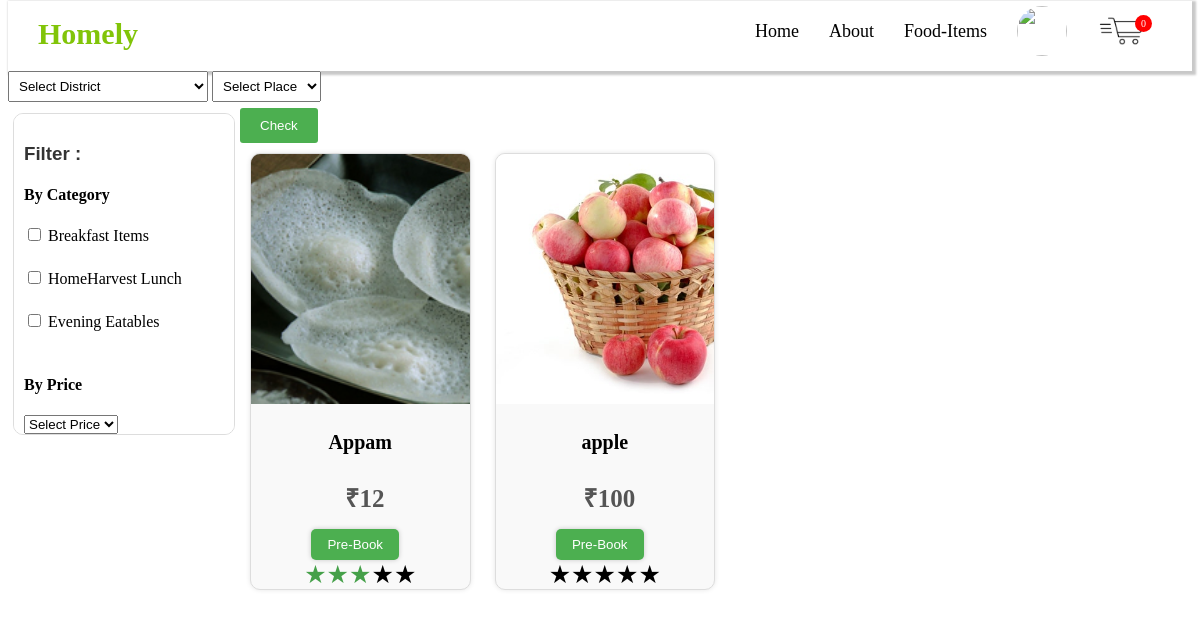
The page /user/pre_book.php (signed in) on the database its author committed.
### tables this page shows
CREATE TABLE `tbl_categories` (
  `category_id` int(11) NOT NULL,
  `category_name` varchar(255) NOT NULL
);

CREATE TABLE `tbl_products` (
  `product_id` int(11) NOT NULL,
  `product_name` varchar(255) NOT NULL,
  `price` int(11) NOT NULL,
  `category_id` int(11) NOT NULL,
  `photo_path` varchar(255) DEFAULT NULL,
  `stock` int(11) NOT NULL DEFAULT 0,
  `fk_regid` int(11) NOT NULL,
  `p_status` int(11) NOT NULL DEFAULT 1
);

### user/pre_book.php (the view, shortened to what this page needs)
<?php
require('../Connect_database.php');
$userid = $_SESSION['userid'];
if (isset($_POST['check'])) {
  $dis = $_POST['district'];
      $pl= $_POST['place'];
      $_SESSION['dis']=$dis;
      $_SESSION['pl']=$pl;
} else {
  $sql = "SELECT * FROM tbl_registration WHERE regid = $userid";
  $result = $conn->query($sql);
  if ($result->num_rows > 0) {
    $row = $result->fetch_assoc();
    $dis = $row['city'];
    $pl = $row['state'];
  }
}
?>
<!DOCTYPE html>
<html lang="en">
<head>
  <link rel="stylesheet" href="../style.css">
</head>
<body>
  <nav>
    <div class="wrapper">
      <div class="logo"><a href="#">Homely</a></div>
      <ul class="nav-links">
        <li><a href="index.php">Home</a></li>
        <li><a href="about.php">About</a></li>
        <li>
                    <a href="food-items.php" class="desktop-item">Food-Items</a>
                </li>
                <li class="user-dropdown">
                    <div class="user-photo-container">
                    <a href="user.php">
                            <img src="<?php echo $_SESSION['photo_path']; ?>" alt="" id="cart">
                        </a>
                    </div>
                </li>
        <li><a href="cart.php"><img src="../img/cart.png" alt="" id="userimg">
            <?php
            $sql = "SELECT COUNT(*) AS cart_count FROM tbl_cart where  fk_regid='$userid'";
            if ($result = $conn->query($sql)) {
              $row = $result->fetch_assoc();
            ?>
              <span id="cart-count"><sup id="count">
                  <?php echo $row['cart_count']; ?>
                </sup></span>
            <?php
            } else {
            ?>
              <span id="cart-count"><sup id="count">
                  <?php echo 0 ?>
                </sup></span>
            <?php
            }
            ?>
          </a></li>
      </ul>
    </div>
  </nav>
 <div>
 <form action="" method="post">
 <select id="districtSelect" name="district" onchange="updatePlaces1('districtSelect', 'placesSelect')" class="In1" >
        <option value="">Select District</option>
      </select> <select id="placesSelect"  name="place" class="In1">
        <option value="">Select Place</option>
      </select> </div>
<button id="check" name="check" type="submit">Check</button>
  <div class="sidebar">
    <h3>Filter :</h3>
    <form id="filterForm" method="post" action="#">
      <h4>By Category</h4>
      <?php $sql2 = "SELECT * from  `tbl_categories`";
      if ($result1 = $conn->query($sql2)) {
        if ($result1->num_rows > 0) {
          while ($row = $result1->fetch_assoc()) {
      ?>
            <label for="category<?php echo $row['category_id']; ?>">
              <input type="checkbox" id="category<?php echo $row['category_id']; ?>" name="category[]" value="<?php echo $row['category_id']; ?>">
              <?php echo $row['category_name']; ?>
            </label><br>
      <?php
          }
        }
      }
      ?>
    <h4>By Price</h4>
<select id="priceSort" name="price-sort">
  <option value="">Select Price</option>
</select>
      <br>
    </form>
  </div>
  <div class="items-container">
    <?php
    if (isset($_POST['filter'])) {
      $selectedCategories = isset($_POST['category']) ? $_POST['category'] : [];
      if (!empty($selectedCategories)) {
        $categoryIds = implode(',', $selectedCategories);
        $sql = "SELECT
                  p.product_id,
                  p.product_name,
                  MIN(p.price) AS price,
                  MIN(p.photo_path) AS photo_path,
                  COUNT(*) AS seller_count,
                  MIN(r.full_name) AS full_name
              FROM
                  tbl_products p
              JOIN
                  tbl_registration r ON p.fk_regid = r.regid
              JOIN
                  tbl_pincodes pc ON pc.fk_regid = r.regid
              JOIN
              tbl_categories tc ON tc.category_id = p.category_id
              WHERE
                  p.p_status = '1' AND
                  tc.category_id IN ($categoryIds) AND
                  pc.district = '$dis' and pc.place='$pl'
              GROUP BY
                  p.product_name
              ORDER BY
                  p.product_id DESC";
      }
      elseif (isset($_POST['price-sort'])) {
        $minPrice = isset($_POST['min-price']) ? $_POST['min-price'] : null;
        $maxPrice = isset($_POST['max-price']) ? $_POST['max-price'] : null;
        $priceSort = $_POST['price-sort'];
        $sql = "SELECT
                  p.product_id,
                  p.product_name,
                  MIN(p.price) AS price,
                  MIN(p.photo_path) AS photo_path,
                  COUNT(*) AS seller_count,
                  MIN(r.full_name) AS full_name
                FROM
                  tbl_products p
                JOIN
                  tbl_registration r ON p.fk_regid = r.regid
                JOIN
                  tbl_pincodes pc ON pc.fk_regid = r.regid
                WHERE
                  p.p_status = '1' AND
                  pc.district = '$dis' and pc.place='$pl'
                GROUP BY
                  p.product_name";
        if ($priceSort === 'high-to-low') {
          $sql .= " ORDER BY price DESC";
        } elseif ($priceSort === 'low-to-high') {
          $sql .= " ORDER BY price ASC";
        }
       elseif ($minPrice !== null && $maxPrice !== null) {
          $sql .= " HAVING price BETWEEN $minPrice AND $maxPrice";
      }
    }
  }
    else {
      $sql = "SELECT
p.product_id,
p.product_name,
MIN(p.price) AS price,
MIN(p.photo_path) AS photo_path,
COUNT(*) AS seller_count,
MIN(r.full_name) AS full_name
FROM
tbl_products p
JOIN
tbl_registration r ON p.fk_regid = r.regid
JOIN
tbl_pincodes pc ON pc.fk_regid = r.regid
WHERE
p.p_status = '1' AND
pc.district = '$dis' and pc.place='$pl'
GROUP BY
p.product_name
ORDER BY
p.product_id DESC;
";
    }
    if ($result = $conn->query($sql)) {
      if ($result->num_rows > 0) {
        while ($row = $result->fetch_assoc()) {
          $product_id = $row['product_id'];
$get_rating_sql = "SELECT AVG(rating) AS avg_rating FROM tbl_ratings WHERE product_id = $product_id";
$rating_result = $conn->query($get_rating_sql);
$rating_row = $rating_result->fetch_assoc();
$avg_rating = $rating_row['avg_rating'];
    ?>
          <div class="item">
            <a href="item_details.php?product_id=<?php echo $row['product_id']; ?>">
              <img src="../products-images/<?php echo $row['photo_path']; ?>" alt="Food Product 1">
            </a>
            <h4>
              <?php echo $row['product_name'] ?>
            </h4>
            <p><b style="font-size:25px;">
                <?php echo '&#8377;' . $row['price']; ?>
              </b></p>
        ?>              <button class="add-to-cart-btn" data-product-id="<?php echo $row['product_name']; ?>" onclick="appendProductName(this)">Pre-Book</button>
<div class="rating">
    <?php
    $filled_stars = intval($avg_rating);
    $empty_stars = 5 - $filled_stars;
    for ($i = 1; $i <= $filled_stars; $i++) {
        echo '<span class="star filled">★</span>';
    }
    for ($i = 1; $i <= $empty_stars; $i++) {
        echo '<span class="star">★</span>';
    }
    ?>
</div>
          </div>
    <?php
        }
      } else {
        echo "<p id='err'> <img src='../img/product-not-found.jpg' alt=''></p>";
      }
    }
    ?>
  </div>
</body>
</html>

### style.css (style rules this page uses)
nav { margin-top:-7px; width: 100%; color: black; background: white; box-sizing: border-box 10px; transition: top 0.3s; box-shadow: #33333344 2px 2px 2px 2px; }
.wrapper { position: relative; max-width: 1300px; padding: 0px 30px; height: 70px; line-height: 70px; margin: auto; display: flex; align-items: center; justify-content: space-between; }
.wrapper .logo a { color: #81C408; font-size: 30px; font-weight: 600; text-decoration: none; }
.wrapper .nav-links { display: inline-flex; }
.nav-links li { list-style: none; }
.nav-links li a { color:black; text-decoration: none; font-size: 18px; font-weight: 500; padding: 9px 15px; border-radius: 5px; transition: all 0.3s ease; }
p { font-weight: 0px; font-size: 15px; }
li a #cart { width: 50px; height: 50px; border-radius: 60px; transform: translateY(10px); }
#userimg { border-radius: 60px; width: 50px; height: 50px; transform: translateY(10px); align-items: center; }

### user/pre_book.php (style rules this page uses)
.sidebar { width: 200px; float: left; background-color: #ffffff; padding: 10px; border-radius: 10px; border: 1px solid #ddd; margin: 5px 5px; height: 300px; overflow-y: auto; }
.items-container { margin-left: 220px; padding-left: 10px; padding-top: -1rem; }
.item { width: calc(25% - 20px); margin: 10px; font-size: 20px; text-align: center; border: 1px solid #ddd; border-radius: 10px; background-color: #f9f9f9; box-shadow: 0px 0px 5px rgba(0, 0, 0, 0.1); display: inline-block; vertical-align: top; position: relative; overflow: hidden; }
.item img { width: 300px; height: 250px; max-height: 270px; object-fit: cover; display: block; transition: transform 0.3s ease-in-out; }
.item button { display: inline-block; padding: 8px 16px; margin: 5px 10px 0 0; background-color: #4CAF50; color: white; border: none; border-radius: 5px; cursor: pointer; transition: background-color 0.3s, transform 0.3s; box-shadow: 0px 0px 5px rgba(0, 0, 0, 0.2); }
.sidebar h3 { font-family: Arial, sans-serif; color: #333; }
.star { font-size: 25px; }
.star.filled { color: #45a049; }
#cart-count { position: absolute; top: -12px; right: 40px; color: white; font-size: 12px; }
#cart-count sup { background-color: red; color: white; border-radius: 50%; padding: 3px 6px; }
p { font-size: 16px; color: #555; margin-bottom: 10px; }
label { display: block; margin-bottom: 5px; }
button[type="submit"] { background-color: #4CAF50; color: #fff; padding: 10px 20px; border: none; border-radius: 3px; cursor: pointer; }
p { text-transform: capitalize; padding-left: 9px; }
.In1 { padding: 6px; margin-bottom: 6px; }

### rows shown on the page
tbl_categories: category_name "Breakfast Items"
tbl_categories: category_name "HomeHarvest Lunch"
tbl_categories: category_name "Evening Eatables"
tbl_products: shows a picture, product_name "Appam", price "12"
tbl_products: shows a picture, product_name "apple", price "100"

### other values the page prints
$row['cart_count'] "0"
